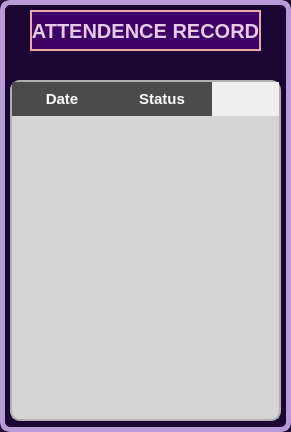
<?xml version="1.0" encoding="UTF-8"?>
<ui version="4.0">
 <class>StudentAttendance</class>
 <widget class="QDialog" name="StudentAttendance">
  <property name="geometry">
   <rect>
    <x>0</x>
    <y>0</y>
    <width>291</width>
    <height>432</height>
   </rect>
  </property>
  <property name="windowTitle">
   <string>My Attendance</string>
  </property>
  <property name="styleSheet">
   <string notr="true">QDialog#StudentAttendance {
        background-color:#1B0633;
border:5px solid #B89AD8;
        border-radius: 10%;
}</string>
  </property>
  <widget class="QLabel" name="titleLabel">
   <property name="geometry">
    <rect>
     <x>30</x>
     <y>10</y>
     <width>231</width>
     <height>41</height>
    </rect>
   </property>
   <property name="font">
    <font>
     <pointsize>-1</pointsize>
     <bold>true</bold>
    </font>
   </property>
   <property name="styleSheet">
    <string notr="true">QLabel#titleLabel {
      background-color: #3E0066;
  color: #E6CCE7;
  border: 2px solid #E7A9A9;
  font-weight: bold;
  font-size: 20px;
  text-align: center;

}</string>
   </property>
   <property name="text">
    <string>ATTENDENCE RECORD</string>
   </property>
   <property name="alignment">
    <set>Qt::AlignmentFlag::AlignCenter</set>
   </property>
  </widget>
  <widget class="QTableWidget" name="tableWidget_2">
   <property name="geometry">
    <rect>
     <x>10</x>
     <y>80</y>
     <width>271</width>
     <height>341</height>
    </rect>
   </property>
   <property name="styleSheet">
    <string notr="true">QTableWidget#tableWidget_2 {
   border: 1.5px solid #b0b0b0;  /* Softer grey border */
    border-radius: 10px;
    background-color: #d4d4d4;    /* Lighter table background */
    font-family: 'Segoe UI', sans-serif;
    font-size: 11pt;
    color: #1f1f1f;
    gridline-color: #bcbcbc;      /* Mid grey grid lines */
    alternate-background-color: #e2e2e2;  /* Subtle row alternation */
    selection-background-color: #b0b0b0;  /* Visible selection */
    selection-color: #000000;
    font-weight: 500;
}

QHeaderView::section {
    background-color: #4b4b4b;    /* Darker grey header */
    color: #ffffff;               /* Light font for contrast */
    font-weight: bold;
    font-size: 11pt;
    padding: 6px;
    border: none;
    font-family: 'Segoe UI', sans-serif;
}

QTableWidget QTableCornerButton::section {
   background-color: #8a8a8a;    /* Match header color */
    border: none;
}

QTableWidget::item {
      padding: 8px 10px;
    font-size: 10pt;
    color: #1f1f1f;
    background-color: transparent;
}

QTableWidget::item:selected {
    background-color: #b0b0b0;
    color: #000000;
}
</string>
   </property>
   <column>
    <property name="text">
     <string>Date</string>
    </property>
   </column>
   <column>
    <property name="text">
     <string>Status</string>
    </property>
   </column>
  </widget>
 </widget>
 <resources/>
 <connections/>
</ui>
